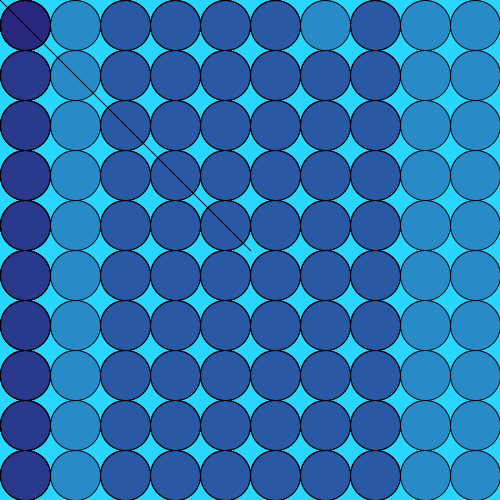
Frame 1 (no input)
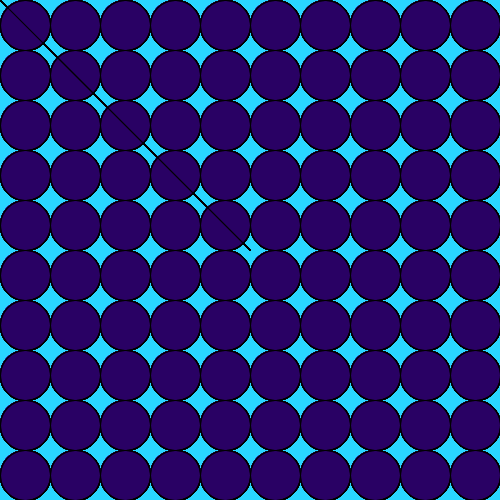
Frame 60 (the mouse pressed at the canvas centre just before this capture)
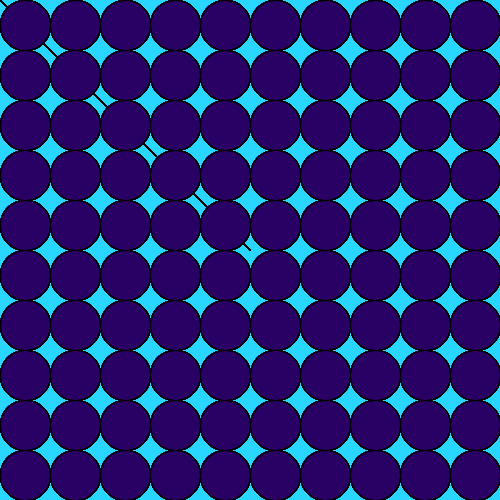
Frame 120 (the mouse held since frame 60 and released just before this capture)

The Processing sketch that drew these frames (run headless with seeded random() and noise(); from frame 60 on, the mouse is pressed at the canvas centre):

// Processing sketch: processing_53773
// ── processing_53773.pde

void setup(){
  size(500,500);
  background(41,214,255);
}

void draw(){

  fill(40,0,100,90);
  ellipse(25,25,50,50);
 
   fill(40,0,100,90);
  ellipse(25,75,50,50);
  
    fill(40,0,100,90);
  ellipse(25,125,50,50);
  
    fill(40,0,100,90);
  ellipse(25,175,50,50);
  
    fill(40,0,100,90);
  ellipse(25,225,50,50);
  
    fill(40,0,100,90);
  ellipse(25,275,50,50);
  
    fill(40,0,100,90);
  ellipse(25,325,50,50);
  
    fill(40,0,100,90);
  ellipse(25,375,50,50);
  
    fill(40,0,100,90);
  ellipse(25,425,50,50);
  
    fill(40,0,100,90);
  ellipse(25,475,50,50);
 
   fill(40,0,100,90);
  ellipse(25,25,50,50);
 
   fill(40,0,100,90);
  ellipse(25,75,50,50);
  
    fill(40,0,100,90);
  ellipse(25,125,50,50);
  
    fill(40,0,100,90);
  ellipse(25,175,50,50);
  
    fill(40,0,100,90);
  ellipse(25,225,50,50);
  
    fill(40,0,100,90);
  ellipse(25,275,50,50);
  
    fill(40,0,100,90);
  ellipse(25,325,50,50);
  
    fill(40,0,100,90);
  ellipse(25,375,50,50);
  
    fill(40,0,100,90);
  ellipse(25,425,50,50);
  
    fill(40,0,100,90);
  ellipse(25,475,50,50);
  
  fill(40,0,100,90);
  ellipse(25,25,50,50);
 
   fill(40,0,100,90);
  ellipse(25,75,50,50);
  
    fill(40,0,100,90);
  ellipse(25,125,50,50);
  
    fill(40,0,100,90);
  ellipse(25,175,50,50);
  
    fill(40,0,100,90);
  ellipse(25,225,50,50);
  
    fill(40,0,100,90);
  ellipse(25,275,50,50);
  
    fill(40,0,100,90);
  ellipse(25,325,50,50);
  
    fill(40,0,100,90);
  ellipse(25,375,50,50);
  
    fill(40,0,100,90);
  ellipse(25,425,50,50);
  
    fill(40,0,100,90);
  ellipse(25,475,50,50);
 
   fill(40,0,100,90);
  ellipse(75,25,50,50);
 
   fill(40,0,100,90);
  ellipse(75,75,50,50);
  
    fill(40,0,100,90);
  ellipse(75,125,50,50);
  
    fill(40,0,100,90);
  ellipse(75,175,50,50);
  
    fill(40,0,100,90);
  ellipse(75,225,50,50);
  
    fill(40,0,100,90);
  ellipse(75,275,50,50);
  
    fill(40,0,100,90);
  ellipse(75,325,50,50);
  
    fill(40,0,100,90);
  ellipse(75,375,50,50);
  
    fill(40,0,100,90);
  ellipse(75,425,50,50);
  
    fill(40,0,100,90);
  ellipse(75,475,50,50);
  
   fill(40,0,100,90);
  ellipse(125,25,50,50);
 
   fill(40,0,100,90);
  ellipse(125,75,50,50);
  
    fill(40,0,100,90);
  ellipse(125,125,50,50);
  
    fill(40,0,100,90);
  ellipse(125,175,50,50);
  
    fill(40,0,100,90);
  ellipse(125,225,50,50);
  
    fill(40,0,100,90);
  ellipse(125,275,50,50);
  
    fill(40,0,100,90);
  ellipse(125,325,50,50);
  
    fill(40,0,100,90);
  ellipse(125,375,50,50);
  
    fill(40,0,100,90);
  ellipse(125,425,50,50);
  
    fill(40,0,100,90);
  ellipse(125,475,50,50);
 
   fill(40,0,100,90);
  ellipse(125,25,50,50);
 
   fill(40,0,100,90);
  ellipse(125,75,50,50);
  
    fill(40,0,100,90);
  ellipse(125,125,50,50);
  
    fill(40,0,100,90);
  ellipse(125,175,50,50);
  
    fill(40,0,100,90);
  ellipse(125,225,50,50);
  
    fill(40,0,100,90);
  ellipse(125,275,50,50);
  
    fill(40,0,100,90);
  ellipse(125,325,50,50);
  
    fill(40,0,100,90);
  ellipse(125,375,50,50);
  
    fill(40,0,100,90);
  ellipse(125,425,50,50);
  
    fill(40,0,100,90);
  ellipse(125,475,50,50);
  
   fill(40,0,100,90);
  ellipse(175,25,50,50);
 
   fill(40,0,100,90);
  ellipse(175,75,50,50);
  
    fill(40,0,100,90);
  ellipse(175,125,50,50);
  
    fill(40,0,100,90);
  ellipse(175,175,50,50);
  
    fill(40,0,100,90);
  ellipse(175,225,50,50);
  
    fill(40,0,100,90);
  ellipse(175,275,50,50);
  
    fill(40,0,100,90);
  ellipse(175,325,50,50);
  
    fill(40,0,100,90);
  ellipse(175,375,50,50);
  
    fill(40,0,100,90);
  ellipse(175,425,50,50);
  
    fill(40,0,100,90);
  ellipse(175,475,50,50);
 
   fill(40,0,100,90);
  ellipse(175,25,50,50);
 
   fill(40,0,100,90);
  ellipse(175,75,50,50);
  
    fill(40,0,100,90);
  ellipse(175,125,50,50);
  
    fill(40,0,100,90);
  ellipse(175,175,50,50);
  
    fill(40,0,100,90);
  ellipse(175,225,50,50);
  
    fill(40,0,100,90);
  ellipse(175,275,50,50);
  
    fill(40,0,100,90);
  ellipse(175,325,50,50);
  
    fill(40,0,100,90);
  ellipse(175,375,50,50);
  
    fill(40,0,100,90);
  ellipse(175,425,50,50);
  
    fill(40,0,100,90);
  ellipse(175,475,50,50);
  
   fill(40,0,100,90);
  ellipse(225,25,50,50);
 
   fill(40,0,100,90);
  ellipse(225,75,50,50);
  
    fill(40,0,100,90);
  ellipse(225,125,50,50);
  
    fill(40,0,100,90);
  ellipse(225,175,50,50);
  
    fill(40,0,100,90);
  ellipse(225,225,50,50);
  
    fill(40,0,100,90);
  ellipse(225,275,50,50);
  
    fill(40,0,100,90);
  ellipse(225,325,50,50);
  
    fill(40,0,100,90);
  ellipse(225,375,50,50);
  
    fill(40,0,100,90);
  ellipse(225,425,50,50);
  
    fill(40,0,100,90);
  ellipse(225,475,50,50);
 
   fill(40,0,100,90);
  ellipse(225,25,50,50);
 
   fill(40,0,100,90);
  ellipse(225,75,50,50);
  
    fill(40,0,100,90);
  ellipse(225,125,50,50);
  
    fill(40,0,100,90);
  ellipse(225,175,50,50);
  
    fill(40,0,100,90);
  ellipse(225,225,50,50);
  
    fill(40,0,100,90);
  ellipse(225,275,50,50);
  
    fill(40,0,100,90);
  ellipse(225,325,50,50);
  
    fill(40,0,100,90);
  ellipse(225,375,50,50);
  
    fill(40,0,100,90);
  ellipse(225,425,50,50);
  
    fill(40,0,100,90);
  ellipse(225,475,50,50);
  
   fill(40,0,100,90);
  ellipse(275,25,50,50);
 
   fill(40,0,100,90);
  ellipse(275,75,50,50);
  
    fill(40,0,100,90);
  ellipse(275,125,50,50);
  
    fill(40,0,100,90);
  ellipse(275,175,50,50);
  
    fill(40,0,100,90);
  ellipse(275,225,50,50);
  
    fill(40,0,100,90);
  ellipse(275,275,50,50);
  
    fill(40,0,100,90);
  ellipse(275,325,50,50);
  
    fill(40,0,100,90);
  ellipse(275,375,50,50);
  
    fill(40,0,100,90);
  ellipse(275,425,50,50);
  
    fill(40,0,100,90);
  ellipse(275,475,50,50);
 
   fill(40,0,100,90);
  ellipse(275,25,50,50);
 
   fill(40,0,100,90);
  ellipse(275,75,50,50);
  
    fill(40,0,100,90);
  ellipse(275,125,50,50);
  
    fill(40,0,100,90);
  ellipse(275,175,50,50);
  
    fill(40,0,100,90);
  ellipse(275,225,50,50);
  
    fill(40,0,100,90);
  ellipse(275,275,50,50);
  
    fill(40,0,100,90);
  ellipse(275,325,50,50);
  
    fill(40,0,100,90);
  ellipse(275,375,50,50);
  
    fill(40,0,100,90);
  ellipse(275,425,50,50);
  
    fill(40,0,100,90);
  ellipse(275,475,50,50);
  
   fill(40,0,100,90);
  ellipse(325,25,50,50);
 
   fill(40,0,100,90);
  ellipse(325,75,50,50);
  
    fill(40,0,100,90);
  ellipse(325,125,50,50);
  
    fill(40,0,100,90);
  ellipse(325,175,50,50);
  
    fill(40,0,100,90);
  ellipse(325,225,50,50);
  
    fill(40,0,100,90);
  ellipse(325,275,50,50);
  
    fill(40,0,100,90);
  ellipse(325,325,50,50);
  
    fill(40,0,100,90);
  ellipse(325,375,50,50);
  
    fill(40,0,100,90);
  ellipse(325,425,50,50);
  
    fill(40,0,100,90);
  ellipse(325,475,50,50);
 
   fill(40,0,100,90);
  ellipse(25,25,50,50);
 
   fill(40,0,100,90);
  ellipse(325,75,50,50);
  
    fill(40,0,100,90);
  ellipse(325,125,50,50);
  
    fill(40,0,100,90);
  ellipse(325,175,50,50);
  
    fill(40,0,100,90);
  ellipse(325,225,50,50);
  
    fill(40,0,100,90);
  ellipse(325,275,50,50);
  
    fill(40,0,100,90);
  ellipse(325,325,50,50);
  
    fill(40,0,100,90);
  ellipse(325,375,50,50);
  
    fill(40,0,100,90);
  ellipse(325,425,50,50);
  
    fill(40,0,100,90);
  ellipse(325,475,50,50);
  
   fill(40,0,100,90);
  ellipse(375,25,50,50);
 
   fill(40,0,100,90);
  ellipse(375,75,50,50);
  
    fill(40,0,100,90);
  ellipse(375,125,50,50);
  
    fill(40,0,100,90);
  ellipse(375,175,50,50);
  
    fill(40,0,100,90);
  ellipse(375,225,50,50);
  
    fill(40,0,100,90);
  ellipse(375,275,50,50);
  
    fill(40,0,100,90);
  ellipse(375,325,50,50);
  
    fill(40,0,100,90);
  ellipse(375,375,50,50);
  
    fill(40,0,100,90);
  ellipse(375,425,50,50);
  
    fill(40,0,100,90);
  ellipse(375,475,50,50);
 
   fill(40,0,100,90);
  ellipse(375,25,50,50);
 
   fill(40,0,100,90);
  ellipse(375,75,50,50);
  
    fill(40,0,100,90);
  ellipse(375,125,50,50);
  
    fill(40,0,100,90);
  ellipse(375,175,50,50);
  
    fill(40,0,100,90);
  ellipse(375,225,50,50);
  
    fill(40,0,100,90);
  ellipse(375,275,50,50);
  
    fill(40,0,100,90);
  ellipse(375,325,50,50);
  
    fill(40,0,100,90);
  ellipse(375,375,50,50);
  
    fill(40,0,100,90);
  ellipse(375,425,50,50);
  
    fill(40,0,100,90);
  ellipse(375,475,50,50);
  
   fill(40,0,100,90);
  ellipse(425,25,50,50);
 
   fill(40,0,100,90);
  ellipse(425,75,50,50);
  
    fill(40,0,100,90);
  ellipse(425,125,50,50);
  
    fill(40,0,100,90);
  ellipse(425,175,50,50);
  
    fill(40,0,100,90);
  ellipse(425,225,50,50);
  
    fill(40,0,100,90);
  ellipse(425,275,50,50);
  
    fill(40,0,100,90);
  ellipse(425,325,50,50);
  
    fill(40,0,100,90);
  ellipse(425,375,50,50);
  
    fill(40,0,100,90);
  ellipse(425,425,50,50);
  
    fill(40,0,100,90);
  ellipse(425,475,50,50);
 
   fill(40,0,100,90);
  ellipse(475,25,50,50);
 
   fill(40,0,100,90);
  ellipse(475,75,50,50);
  
    fill(40,0,100,90);
  ellipse(475,125,50,50);
  
    fill(40,0,100,90);
  ellipse(475,175,50,50);
  
    fill(40,0,100,90);
  ellipse(475,225,50,50);
  
    fill(40,0,100,90);
  ellipse(475,275,50,50);
  
    fill(40,0,100,90);
  ellipse(475,325,50,50);
  
    fill(40,0,100,90);
  ellipse(475,375,50,50);
  
    fill(40,0,100,90);
  ellipse(475,425,50,50);
  
    fill(40,0,100,90);
  ellipse(475,475,50,50);


strokeWeight(1);
line(250,250,mouseX,mouseY);



}
